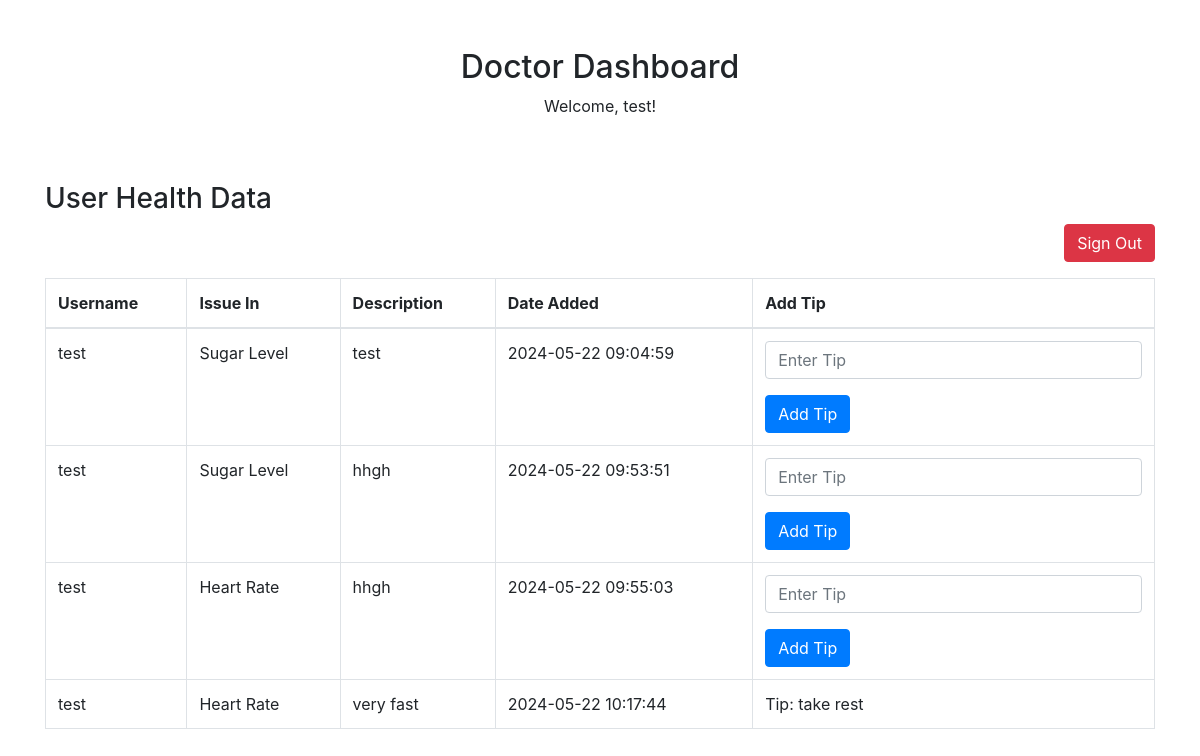
Page /doctor_dashboard.php (signed in) on the committed database.
### tables this page shows
CREATE TABLE `health_data` (
  `id` int NOT NULL,
  `user_id` int DEFAULT NULL,
  `parameter_name` varchar(50) DEFAULT NULL,
  `des` text,
  `date_added` timestamp NULL DEFAULT CURRENT_TIMESTAMP
);

CREATE TABLE `users` (
  `id` int NOT NULL,
  `username` varchar(50) NOT NULL,
  `email` varchar(100) NOT NULL,
  `password` varchar(255) NOT NULL,
  `age` int DEFAULT NULL,
  `weight` float DEFAULT NULL,
  `height` float DEFAULT NULL
);

CREATE TABLE `tips` (
  `id` int NOT NULL,
  `health_id` int NOT NULL,
  `doctor_id` int NOT NULL,
  `tip` varchar(255) NOT NULL,
  `date_added` timestamp NULL DEFAULT CURRENT_TIMESTAMP
);

### doctor_dashboard.php (the view, shortened to what this page needs)
<?php
include 'db.php';
$health_data = array();
$sql = "SELECT health_data.id, health_data.parameter_name, health_data.des, health_data.date_added, users.username
        FROM health_data
        INNER JOIN users ON health_data.user_id = users.id";
$result = $conn->query($sql);
if ($result->num_rows > 0) {
    while ($row = $result->fetch_assoc()) {
        $health_data[] = $row;
    }
}
?>
<!DOCTYPE html>
<html lang="en">
<head>
    <link rel="stylesheet" href="https://stackpath.bootstrapcdn.com/bootstrap/4.5.2/css/bootstrap.min.css">
</head>
<body>
    <div class="container">
        <div class="py-5 text-center">
            <h2>Doctor Dashboard</h2>
            <p>Welcome, <?php echo $_SESSION["username"]; ?>!</p>
        </div>
        <div class="row">
            <div class="col-md-12">
                <h3>User Health Data</h3>
                <p class="text-right"><a href="logout.php" class="btn btn-danger">Sign Out</a></p>
                <?php if (!empty($health_data)) : ?>
                    <table class="table table-bordered">
                        <thead>
                            <tr>
                                <th>Username</th>
                                <th>Issue In</th>
                                <th>Description</th>
                                <th>Date Added</th>
                                <th>Add Tip</th>
                            </tr>
                        </thead>
                        <tbody>
                        <?php foreach ($health_data as $data) : ?>
    <tr>
        <td><?php echo $data['username']; ?></td>
        <td><?php echo $data['parameter_name']; ?></td>
        <td><?php echo $data['des']; ?></td>
        <td><?php echo $data['date_added']; ?></td>
        <td>
            <?php
            $sql = "SELECT * FROM tips WHERE health_id = {$data['id']}";
            $tip_result = $conn->query($sql);
            if ($tip_result && $tip_result->num_rows > 0) {
                $tip_row = $tip_result->fetch_assoc();
                echo "Tip: " . $tip_row['tip'];
            } else {
            ?>
                <form action="<?php echo htmlspecialchars($_SERVER["PHP_SELF"]); ?>" method="post">
                    <div class="form-group">
                        <input type="text" class="form-control" name="tip" placeholder="Enter Tip" required>
                    </div>
                    <button type="submit" class="btn btn-primary">Add Tip</button>
                </form>
            <?php } ?>
        </td>
    </tr>
<?php endforeach; ?>
                        </tbody>
                    </table>
                <?php else : ?>
                    <p>No user health data found.</p>
                <?php endif; ?>
            </div>
        </div>
    </div>
</body>
</html>

### rows in the picture
health_data: user.username "test", parameter_name "Sugar Level", des "test", date_added "2024-05-22 09:04:59"
health_data: user.username "test", parameter_name "Sugar Level", des "hhgh", date_added "2024-05-22 09:53:51"
health_data: user.username "test", parameter_name "Heart Rate", des "hhgh", date_added "2024-05-22 09:55:03"
health_data: user.username "test", parameter_name "Heart Rate", des "very fast", date_added "2024-05-22 10:17:44", tips.tip "take rest"

### other values in the picture
$_SESSION["username"] "test"
